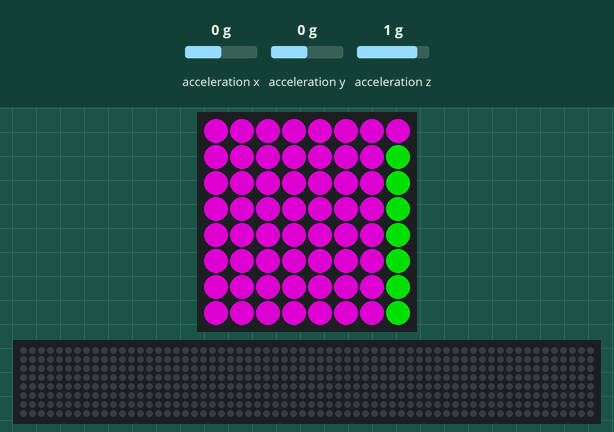
Simulated run of this program. Board: Raspberry Pi (BCM pin numbers) with a Sense HAT, started with the argument Hello. Parts: the Sense HAT's 8×8 RGB LED matrix, a strip that is not on the board, showing the scrolling text unrolled. The inputs (shaded band) are chosen by the test bench; at power-on: acceleration x 0 g, acceleration y 0 g, acceleration z 1 g. Dim RGB values are drawn brighter than linear; the 64×8 strip is a reading aid, not a part: it shows the text the matrix is scrolling, unrolled, one strip-width of it at a time. At 6.8 s the program stops and its outputs stay as they are.

Above: at 0.32 s.
At 1.12 s:
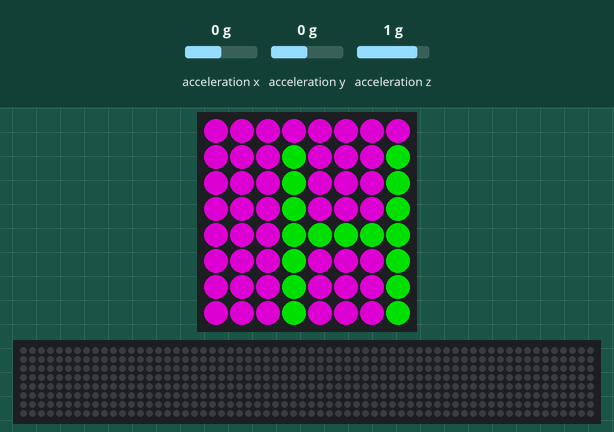
At 1.93 s:
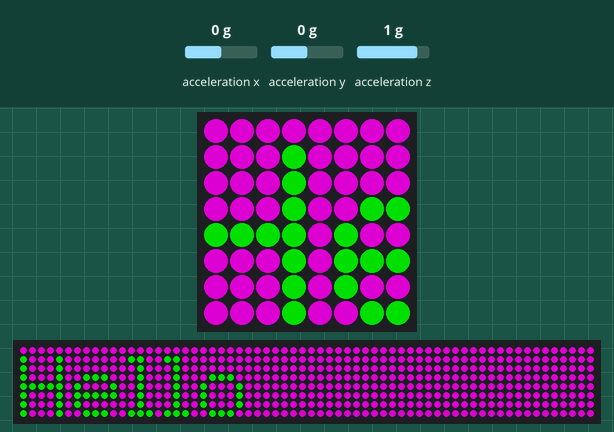
At 3.53 s:
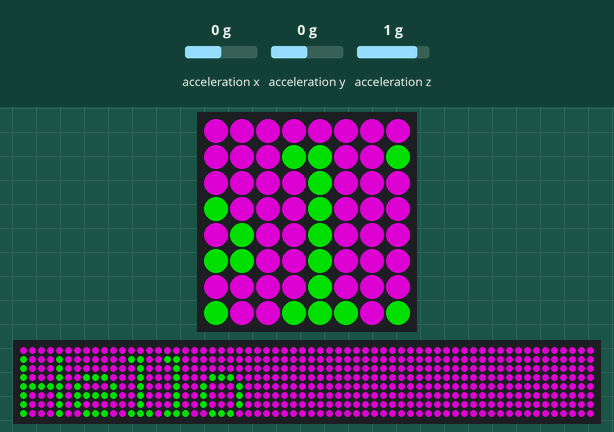
At 5.14 s:
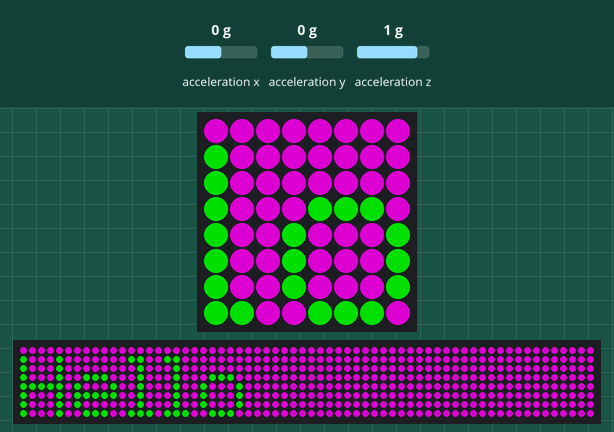
At 6.9 s:
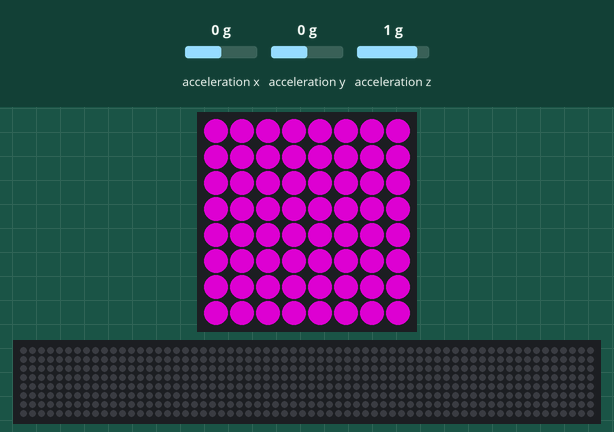

The program:

1_text_scroll-accelerometer.py
```python
#import dependencies
from sense_hat import SenseHat
import sys
import time

#Global variables
sense = SenseHat()
text_colour = (25, 157, 36)
back_colour = (157, 25, 146)
argument = sys.argv[1]
text =  'Hello world!' if argument is None else argument
scroll_speed = 0.2 #the bigger the number, the lower the speed
iterations = 4

#Configurations - rotate screen automatically using the data from the accelerometer
#This function is called before printing text
def auto_rotate_display():
	#read data from the sensors
	raw = sense.get_accelerometer_raw()
	x = round(raw['x'], 0)
	y = round(raw['y'], 0)

	rotation = 0
	if x == -1:
		rotation = 90
	elif y == -1:
		rotation = 180
	elif x == 1:
		rotation = 270
	sense.set_rotation(rotation)

auto_rotate_display()
sense.show_message(text, text_colour=text_colour, back_colour=back_colour, scroll_speed = scroll_speed)
```
